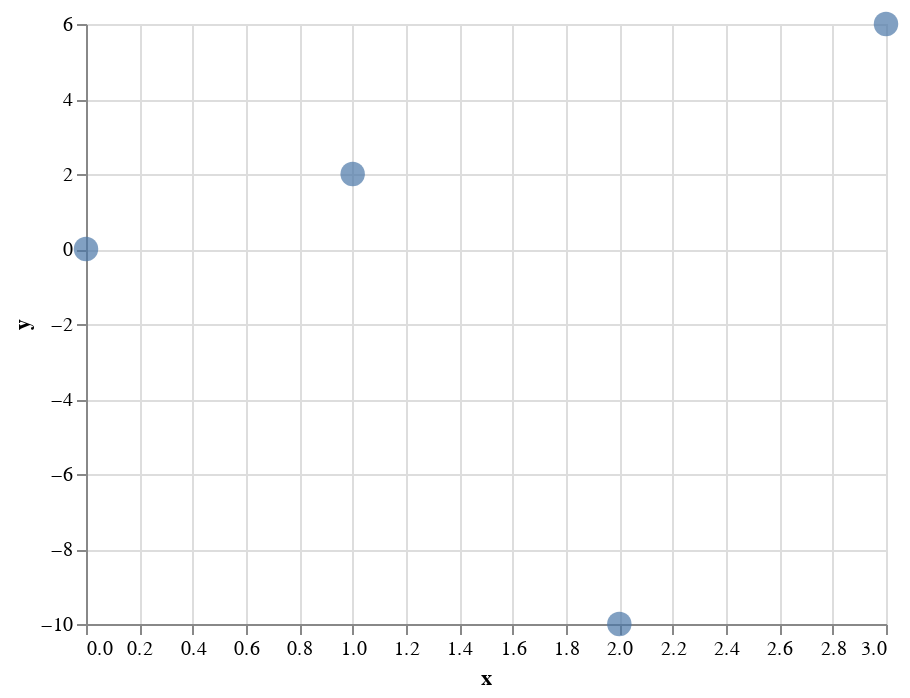

This figure's notebook cell:
### Markdown cell above
Here is how the data looks.

### Code cell
alt.Chart(df).mark_circle(size=150).encode(
    x="x",
    y="y"
)

### Figure 1 — Vega-Lite specification as saved in the notebook (floating-point values rounded to 4 significant figures)
{"config": {"view": {"continuousWidth": 400, "continuousHeight": 300}}, "data": {"name": "data-dd2f37c2feb906cd9c4f4b68fb9fb7ee"}, "mark": {"type": "circle", "size": 150}, "encoding": {"x": {"field": "x", "type": "quantitative"}, "y": {"field": "y", "type": "quantitative"}}, "$schema": "https://vega.github.io/schema/vega-lite/v4.17.0.json", "datasets": {"data-dd2f37c2feb906cd9c4f4b68fb9fb7ee": [{"x": 0, "y": 0}, {"x": 1, "y": 2}, {"x": 2, "y": -10}, {"x": 3, "y": 6}]}}
